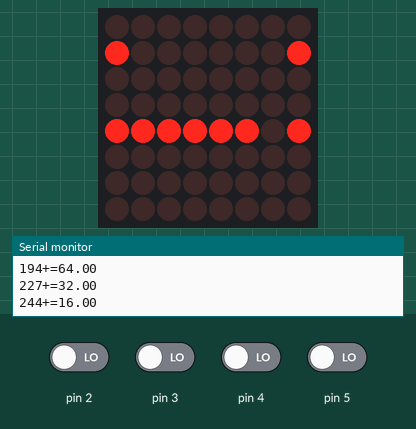
A sketch run on a simulated Arduino Uno, built with avr-gcc and run on an emulated ATmega328P. On the bench: 8×8 LED matrix, the last lines printed to the serial monitor. The inputs (shaded band) are chosen by the test bench; at power-on: pin 2–5 LOW. Random numbers use the default seed unless the sketch sets one.

Above: at 0.7 s.
1.3 s: pin 2 driven HIGH
At 2.2 s:
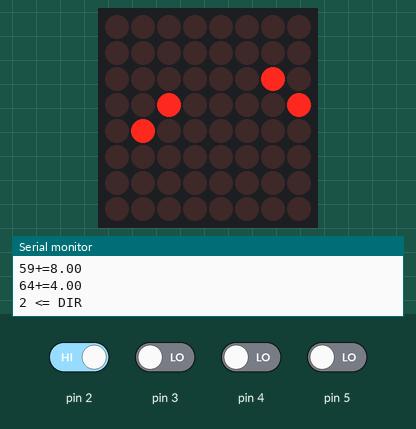
3.9 s: pin 5 driven HIGH
At 4.5 s:
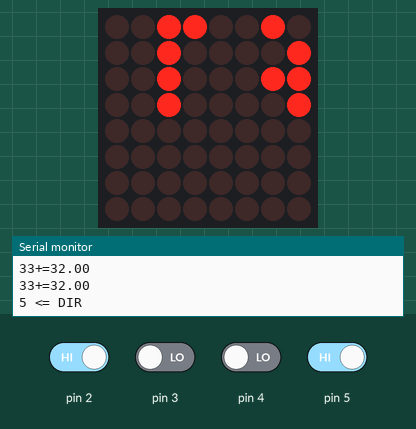
6.9 s: pin 4 driven HIGH
At 8.0 s:
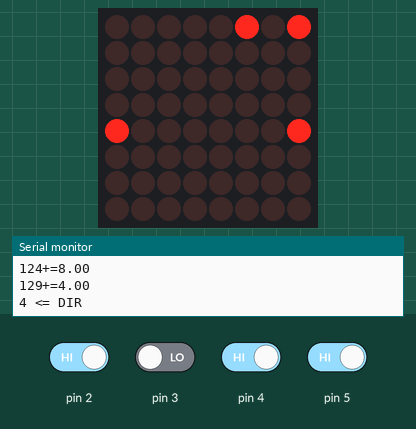
9.9 s: pin 4 driven LOW
12.9 s: pin 5 driven LOW
At 13.9 s:
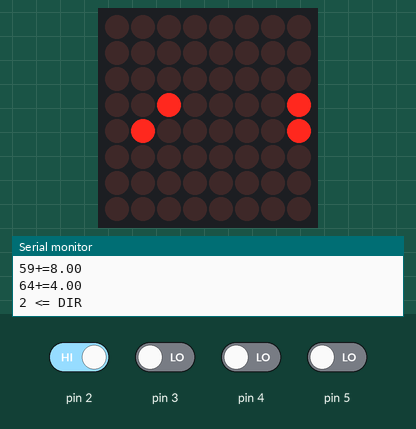
15.9 s: pin 2 driven LOW
At 16.8 s:
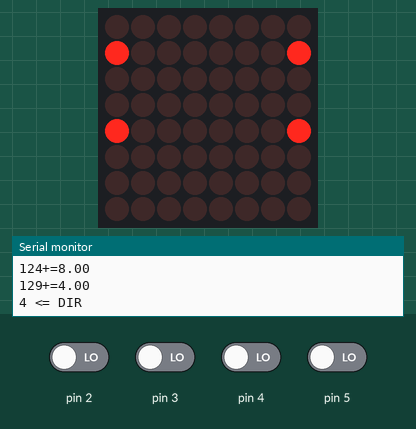

Measured:
- what the display in image 0 shows lasts 0.5 s, from 0.7 s to 1.2 s

The sketch:

DIY_Final.ino
```cpp
#include "LedControl.h"
#include "binary.h"

/*
 DIN connects to pin 12
 CLK connects to pin 11
 CS connects to pin 10
*/
LedControl lc = LedControl(12,11,10,1);
int limit = 5,
fruitx = random(8),
fruity = random(8),
snake_x[64],
snake_y[64],
dir = 4;

boolean ovl = false;

void setup() {
  pinMode(2, INPUT);
  pinMode(3, INPUT);
  pinMode(4, INPUT);
  pinMode(5, INPUT);

  lc.shutdown(0,false);
  lc.setIntensity(0,8);
  lc.clearDisplay(0);
  Serial.begin(9600);
  snake_x[0] = 5;snake_y[0] = 4;
  snake_x[1] = 4;snake_y[1] = 4;
  snake_x[2] = 3;snake_y[2] = 4;
  snake_x[3] = 2;snake_y[3] = 4;
  snake_x[4] = 1;snake_y[4] = 4;
}

void drawUpdate(){
  //Fruit
  int fruitxf = int(pow(2, fruitx));
  if (fruitxf > 2) fruitxf++;

  Serial.println(String(fruitx) + "," + String(fruity));

  lc.setRow(0, fruity, fruitxf);


  //Snake
  int
    snake_xi = snake_x[0],
    snake_yi = snake_y[0],
    snake_xf[8] = {0, 0, 0, 0, 0, 0, 0, 0};

  Serial.println("BEFORE:");
  for (int i = 0; i < limit; i++) {
    Serial.println(String(snake_x[i])+ "," + String(snake_y[i]));
  }
  for (int i = 63; i > 0; i--) {
    snake_x[i] = snake_x[i - 1];
    snake_y[i] = snake_y[i - 1];
  }

  Serial.println("AFTER:");
  for (int i = 0; i < limit; i++) {
    Serial.println(String(snake_x[i])+ "," + String(snake_y[i]));
  }

  if (dir == 2) {
    if (snake_y[1] > 0) {
      snake_y[0] = snake_y[1] - 1;
    }
    else restart();
  }
  if (dir == 3) {
    if (snake_y[1] < 7) {
      snake_y[0] = snake_y[1] + 1;
    }
    else restart();
  }
  if (dir == 4) {
    if (snake_x[1] < 7) {
      snake_x[0] = snake_x[1] + 1;
    }
    else restart();
  }
  if (dir == 5) {
    if (snake_x[1] > 0) {
      snake_x[0] = snake_x[1] - 1;
    }
    else restart();
  }

  if ((snake_x[0] == fruitx)
  &&(snake_y[0] == fruity)) {
    ateSomething();
  }

  for (int i = 1; i < limit; i++)
  if (snake_x[0] == snake_x[i]) {
    if (snake_y[0] == snake_y[i]) restart();
  }

  lc.setIntensity(0,8);
  for (int i = 0; i < limit; i++) {
    snake_xf[snake_y[i]] += int(pow(2, snake_x[i]));
    if (int(pow(2, snake_x[i])) >= 3) snake_xf[snake_y[i]]++;

    Serial.println(String(snake_xf[snake_y[i]]) + "+=" + String(pow(2, snake_x[i])));

    if (fruity == snake_y[i]) {
      lc.setRow(0,snake_y[i],snake_xf[snake_y[i]] + fruitxf);
    }
    else lc.setRow(0,snake_y[i],snake_xf[snake_y[i]]);
  }
  Serial.println("\n" + String(dir) + " <= DIR");
  delay(250);
}

//x = 4;
//xr = pow(2, x);

void IOUpdate() {
  for (int i = 0; i < 250; i++) {
    if ((digitalRead(2) == HIGH)&&(dir != 3)) dir = 2;
    if ((digitalRead(3) == HIGH)&&(dir != 2)) dir = 3;
    if ((digitalRead(4) == HIGH)&&(dir != 5)) dir = 4;
    if ((digitalRead(5) == HIGH)&&(dir != 4)) dir = 5;
    delay(1);
  }
}

void restart() {
  Serial.println("AFFIRMATIVE");
  limit = 5;
  fruitx = random(8);
  fruity = random(8);

  dir = 4;
  lc.clearDisplay(0);
  snake_x[0] = 5;snake_y[0] = 4;
  snake_x[1] = 4;snake_y[1] = 4;
  snake_x[2] = 3;snake_y[2] = 4;
  snake_x[3] = 2;snake_y[3] = 4;
  snake_x[4] = 1;snake_y[4] = 4;
}

void ateSomething() {
  limit++;

  do {
    fruitx = random(8);
    fruity = random(8);
    ovl = false;

    for (int i = 0; i < 64; i++) {
      if ((snake_x[i] == fruitx)
      &&(snake_y[i] == fruity))
          ovl = true;
    }
  }
  while (ovl == false);

  int fruitxf = int(pow(2, fruitx));
  if (fruitxf > 2) fruitxf++;

  lc.setRow(0, fruity, fruitxf);
}
void loop(){
  drawUpdate();
  IOUpdate();
  lc.clearDisplay(0);
}
```
